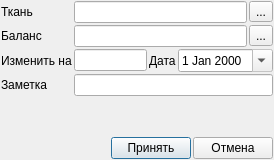
<?xml version="1.0" encoding="UTF-8"?>
<ui version="4.0">
 <class>Dialog</class>
 <widget class="QDialog" name="Dialog">
  <property name="geometry">
   <rect>
    <x>0</x>
    <y>0</y>
    <width>274</width>
    <height>160</height>
   </rect>
  </property>
  <property name="windowTitle">
   <string>Корректировка</string>
  </property>
  <layout class="QGridLayout" name="gridLayout">
   <property name="leftMargin">
    <number>1</number>
   </property>
   <property name="topMargin">
    <number>1</number>
   </property>
   <property name="rightMargin">
    <number>1</number>
   </property>
   <property name="bottomMargin">
    <number>1</number>
   </property>
   <property name="spacing">
    <number>2</number>
   </property>
   <item row="4" column="1">
    <spacer name="verticalSpacer">
     <property name="orientation">
      <enum>Qt::Vertical</enum>
     </property>
     <property name="sizeHint" stdset="0">
      <size>
       <width>20</width>
       <height>40</height>
      </size>
     </property>
    </spacer>
   </item>
   <item row="1" column="1">
    <layout class="QHBoxLayout" name="horizontalLayout">
     <property name="spacing">
      <number>2</number>
     </property>
     <item>
      <widget class="QLineEdit" name="le_balance_id">
       <property name="readOnly">
        <bool>true</bool>
       </property>
      </widget>
     </item>
     <item>
      <widget class="QToolButton" name="toolButton">
       <property name="text">
        <string>...</string>
       </property>
      </widget>
     </item>
    </layout>
   </item>
   <item row="2" column="1">
    <layout class="QHBoxLayout" name="horizontalLayout_2">
     <property name="spacing">
      <number>2</number>
     </property>
     <item>
      <widget class="QLineEdit" name="le_value"/>
     </item>
     <item>
      <widget class="QLabel" name="label_3">
       <property name="text">
        <string>Дата</string>
       </property>
      </widget>
     </item>
     <item>
      <widget class="QDateEdit" name="de_date">
       <property name="readOnly">
        <bool>true</bool>
       </property>
       <property name="calendarPopup">
        <bool>true</bool>
       </property>
      </widget>
     </item>
    </layout>
   </item>
   <item row="5" column="1">
    <layout class="QHBoxLayout" name="horizontalLayout_3">
     <property name="spacing">
      <number>2</number>
     </property>
     <item>
      <spacer name="horizontalSpacer">
       <property name="orientation">
        <enum>Qt::Horizontal</enum>
       </property>
       <property name="sizeHint" stdset="0">
        <size>
         <width>40</width>
         <height>20</height>
        </size>
       </property>
      </spacer>
     </item>
     <item>
      <widget class="QPushButton" name="pushButton">
       <property name="text">
        <string>Принять</string>
       </property>
      </widget>
     </item>
     <item>
      <widget class="QPushButton" name="pushButton_2">
       <property name="text">
        <string>Отмена</string>
       </property>
      </widget>
     </item>
    </layout>
   </item>
   <item row="0" column="1">
    <layout class="QHBoxLayout" name="horizontalLayout_5">
     <property name="spacing">
      <number>2</number>
     </property>
     <item>
      <widget class="QLineEdit" name="le_material">
       <property name="readOnly">
        <bool>true</bool>
       </property>
      </widget>
     </item>
     <item>
      <widget class="QToolButton" name="toolButton_3">
       <property name="text">
        <string>...</string>
       </property>
      </widget>
     </item>
    </layout>
   </item>
   <item row="2" column="0">
    <widget class="QLabel" name="label_2">
     <property name="text">
      <string>Изменить на</string>
     </property>
    </widget>
   </item>
   <item row="1" column="0">
    <widget class="QLabel" name="label">
     <property name="text">
      <string>Баланс</string>
     </property>
    </widget>
   </item>
   <item row="0" column="0">
    <widget class="QLabel" name="label_5">
     <property name="text">
      <string>Ткань</string>
     </property>
    </widget>
   </item>
   <item row="3" column="0">
    <widget class="QLabel" name="label_6">
     <property name="text">
      <string>Заметка</string>
     </property>
    </widget>
   </item>
   <item row="3" column="1">
    <widget class="QLineEdit" name="le_note"/>
   </item>
  </layout>
 </widget>
 <resources/>
 <connections>
  <connection>
   <sender>toolButton</sender>
   <signal>clicked()</signal>
   <receiver>Dialog</receiver>
   <slot>ui_view_balance()</slot>
   <hints>
    <hint type="sourcelabel">
     <x>266</x>
     <y>32</y>
    </hint>
    <hint type="destinationlabel">
     <x>273</x>
     <y>9</y>
    </hint>
   </hints>
  </connection>
  <connection>
   <sender>toolButton_3</sender>
   <signal>clicked()</signal>
   <receiver>Dialog</receiver>
   <slot>ui_view_material()</slot>
   <hints>
    <hint type="sourcelabel">
     <x>258</x>
     <y>14</y>
    </hint>
    <hint type="destinationlabel">
     <x>269</x>
     <y>-84</y>
    </hint>
   </hints>
  </connection>
  <connection>
   <sender>pushButton</sender>
   <signal>clicked()</signal>
   <receiver>Dialog</receiver>
   <slot>ui_acc()</slot>
   <hints>
    <hint type="sourcelabel">
     <x>174</x>
     <y>89</y>
    </hint>
    <hint type="destinationlabel">
     <x>176</x>
     <y>161</y>
    </hint>
   </hints>
  </connection>
  <connection>
   <sender>pushButton_2</sender>
   <signal>clicked()</signal>
   <receiver>Dialog</receiver>
   <slot>ui_can()</slot>
   <hints>
    <hint type="sourcelabel">
     <x>239</x>
     <y>102</y>
    </hint>
    <hint type="destinationlabel">
     <x>244</x>
     <y>177</y>
    </hint>
   </hints>
  </connection>
 </connections>
 <slots>
  <slot>ui_view_balance()</slot>
  <slot>ui_view_material()</slot>
  <slot>ui_acc()</slot>
  <slot>ui_can()</slot>
 </slots>
</ui>
